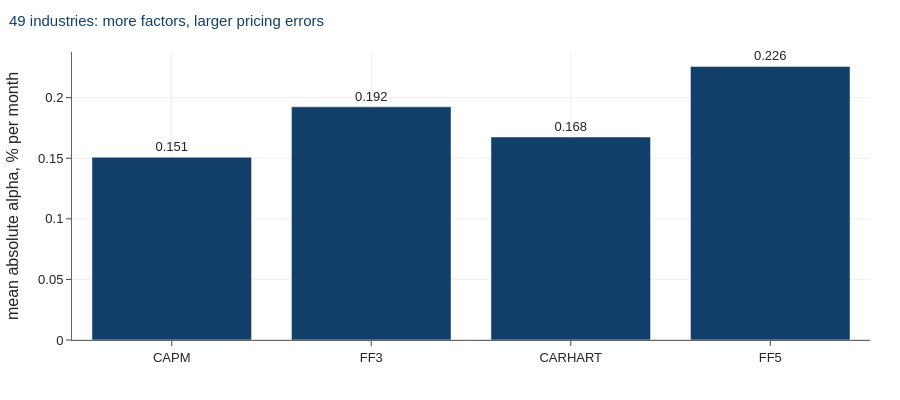

Write notebook code for a chart like this one.
### Markdown cell above
## 4a. Every model is rejected. Everywhere.

Not one cell in that grid survives at the 5% level. This is the normal state of
affairs in empirical asset pricing, and it is why "the model was rejected" is not a
useful summary of anything. The interesting information is in *how* and *where*.

**On size and book-to-market**, adding factors helps as advertised: mean absolute
alpha falls from about 0.20% per month under the CAPM to roughly 0.09% under FF3 and
FF5.

**On size and profitability**, FF5 does best — 0.064% per month. It should: RMW and
CMA were constructed with exactly these patterns in mind. A model tested on the
portfolios that motivated it is being graded on its own homework.

**On industries, the elaborate models are worse than the CAPM.** Mean absolute alpha
*rises* from 0.151% to 0.226% as you go from the CAPM to FF5, and the GRS statistic
rises with it. Adding factors made the pricing errors bigger.

### Code cell
ind = grid[grid.assets == "industry"].set_index("model")
fig = go.Figure()
fig.add_trace(go.Bar(x=ind.index, y=ind.mean_abs_alpha, marker_color=NAVY,
                     text=[f"{v:.3f}" for v in ind.mean_abs_alpha],
                     textposition="outside", cliponaxis=False))
fig.update_yaxes(title="mean absolute alpha, % per month")
airm_layout(fig, "49 industries: more factors, larger pricing errors", height=400)

### Figure 1 — Plotly figure (JSON) as saved in the notebook; plotly's stock layout.template omitted (floating-point values rounded to 4 significant figures)
{"data": [{"cliponaxis": false, "marker": {"color": "#123F69"}, "text": ["0.151", "0.192", "0.168", "0.226"], "textposition": "outside", "type": "bar", "x": ["CAPM", "FF3", "CARHART", "FF5"], "y": [0.1509, 0.1925, 0.1676, 0.2258]}], "layout": {"font": {"family": "Helvetica, Arial, sans-serif", "size": 13}, "height": 400, "margin": {"b": 60, "l": 70, "r": 30, "t": 52}, "title": {"font": {"color": "#123F69", "size": 15}, "text": "49 industries: more factors, larger pricing errors", "x": 0.01, "xanchor": "left"}, "xaxis": {"gridcolor": "#EEEEEE", "linecolor": "#666666", "showgrid": true, "ticks": "outside", "zeroline": false}, "yaxis": {"gridcolor": "#EEEEEE", "linecolor": "#666666", "showgrid": true, "ticks": "outside", "title": {"text": "mean absolute alpha, % per month"}, "zeroline": true, "zerolinecolor": "#BBBBBB"}}}
